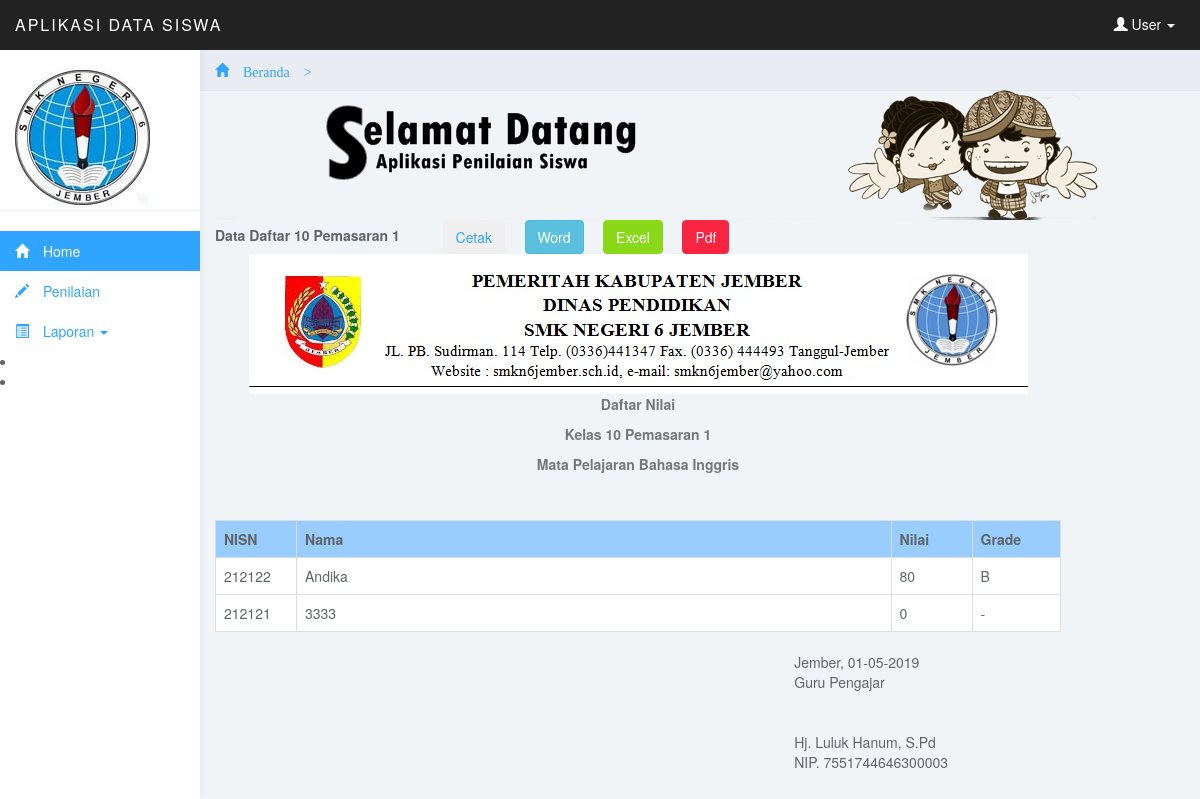
Screenshot of /admin/menu.php?page=lapordaftarnilai&kelas=K000000005&skkode=SK00000002 (signed in) with the database file from the repository.
### tables this page shows
CREATE TABLE IF NOT EXISTS `tb_kelas` (
  `kode_kelas` varchar(10) NOT NULL,
  `kompetensi_kode` char(10) NOT NULL,
  `kelas` varchar(100) NOT NULL,
  `nama_kelas` varchar(50) NOT NULL,
  PRIMARY KEY (`kode_kelas`)
);

CREATE TABLE IF NOT EXISTS `tb_standarkompetensi` (
  `sk_kode` char(10) NOT NULL,
  `guru_kode` char(10) NOT NULL,
  `kompetensi_kode` char(10) NOT NULL,
  `sk_nama` varchar(60) NOT NULL,
  `kelas` varchar(10) NOT NULL,
  `kkm` varchar(3) NOT NULL,
  PRIMARY KEY (`sk_kode`)
);

CREATE TABLE IF NOT EXISTS `tb_siswa` (
  `siswa_nisn` char(15) NOT NULL,
  `wali_id` char(10) NOT NULL,
  `kompetensi_kode` char(10) NOT NULL,
  `siswa_nama` varchar(30) NOT NULL,
  `siswa_alamat` varchar(50) NOT NULL,
  `siswa_tgllahir` varchar(100) NOT NULL,
  `siswa_foto` varchar(100) NOT NULL,
  `kode_kelas` varchar(10) NOT NULL,
  `password` varchar(15) NOT NULL,
  PRIMARY KEY (`siswa_nisn`)
);

CREATE TABLE IF NOT EXISTS `tb_nilai` (
  `siswa_nisn` char(15) NOT NULL,
  `sk_kode` char(10) NOT NULL,
  `nilai_angka` float NOT NULL,
  `nilai_huruf` varchar(1) NOT NULL
);

CREATE TABLE IF NOT EXISTS `tb_guru` (
  `guru_kode` char(10) NOT NULL,
  `kompetensi_kode` char(10) NOT NULL,
  `guru_nip` char(16) NOT NULL,
  `guru_nama` varchar(25) NOT NULL,
  `guru_alamat` varchar(50) NOT NULL,
  `guru_telpon` varchar(12) NOT NULL,
  `password` varchar(16) NOT NULL,
  PRIMARY KEY (`guru_kode`)
);

### admin/Data/laporan_nilai/laporan_daftar.php (the view, shortened to what this page needs)
<?php $kelas=$_GET['kelas'];$skkode=$_GET['skkode']; $h=mysql_query("select * from tb_kelas where kode_kelas='$kelas'"); $fg=mysql_fetch_array($h);
$h2=mysql_query("select * from tb_standarkompetensi where sk_kode='$skkode'"); $fg2=mysql_fetch_array($h2);
?>
<div class="table-header">
  <div class="nav-collapse"> <strong>Data Daftar <?php  echo $fg['nama_kelas']?>  &nbsp;&nbsp;&nbsp;&nbsp;&nbsp;&nbsp;&nbsp;&nbsp;&nbsp;</strong> <a target="_blank" href="Data/laporan_nilai/laporan_daftarcetak.php?kelas=<?php echo $kelas ?>&skkode=<?php echo $skkode ?>">
    <button type="submit" class="btn btn-inverse" name="btncari"><i class="icon-print"></i>Cetak</button>
  </a> &nbsp;&nbsp;&nbsp;
  <a target="_blank" href="Data/laporan_nilai/laporan_daftarword.php?kelas=<?php echo $kelas ?>&skkode=<?php echo $skkode ?>">
    <button type="submit" class="btn btn-info" name="btncari"><i class="icon-save"></i>Word</button>
  </a>&nbsp;&nbsp;&nbsp;
  <a target="_blank" href="Data/laporan_nilai/laporan_daftarexcel.php?kelas=<?php echo $kelas ?>&skkode=<?php echo $skkode ?>">
    <button type="submit" class="btn btn-success" name="btncari"><i class="icon-save"></i>Excel</button>
  </a>&nbsp;&nbsp;&nbsp;
  <a target="_blank" href="Data/laporan_nilai/laporan_daftarpdf.php?kelas=<?php echo $kelas ?>&skkode=<?php echo $skkode ?>">
    <button type="submit" class="btn btn-danger" name="btncari"><i class="icon-save"></i>Pdf</button>
  </a>
  </div>
</div>
<table width="846" border="0" >
  <tr>
    <td width="885" height="42"><div align="center" class="style3">
      <div align="center"><img src="kop.jpg" width="779" height="140" /><br>
        <p class="style4">Daftar Nilai </p>
        <p class="style4">Kelas <?php  echo $fg['nama_kelas']?> </p>
        <p class="style4">Mata Pelajaran <?php echo $fg2['sk_nama']?></p>
        <p>&nbsp;</p>
      </div>
    </div>
        <table width="821" border="0" align="center" class="table table-bordered table-hover">
          <tr>
            <td width="77" bgcolor="#99CCFF"><strong>NISN</strong></td>
            <td width="565" bgcolor="#99CCFF"><strong>Nama </strong></td>
            <td width="77" bgcolor="#99CCFF"><strong>Nilai</strong></td>
            <td width="84" bgcolor="#99CCFF"><strong>Grade</strong></td>
          </tr>
<?php $sql=mysql_query("select tb_siswa.*, tb_kelas.* from tb_siswa, tb_kelas where  tb_siswa.kode_kelas=tb_kelas.kode_kelas and tb_kelas.kode_kelas='$kelas'")or die (mysql_error()); while($tam=mysql_fetch_array($sql)){ ?>
          <tr>
            <td><?php echo $tam['siswa_nisn'] ?></td>
            <td><?php echo $tam['siswa_nama'] ?></td>
            <td><?php $skl=mysql_query("select tb_nilai.*, tb_standarkompetensi.* from tb_nilai, tb_standarkompetensi where tb_nilai.sk_kode=tb_standarkompetensi.sk_kode and tb_nilai.siswa_nisn='".$tam['siswa_nisn']."' and tb_standarkompetensi.sk_kode='".$_GET['skkode']."'") or die(mysql_error());  $df=mysql_fetch_array($skl);
			if($df['nilai_angka']<>""){ echo $df['nilai_angka']; }else{ echo "0";}
			?></td>
            <td><?php if($df['nilai_huruf']<>""){ echo $df['nilai_huruf']; }else{ echo "-"; }  ?></td>
          </tr><?php } ?>
      </table>    </td>
  </tr>
  <tr>
    <td height="42"><table width="840" border="0">
      <tr>
        <td width="81">&nbsp;</td>
        <td width="600">&nbsp;</td>
        <td width="285">Jember, <?php echo date('d-m-Y') ?></td>
      </tr>
      <tr>
        <td>&nbsp;</td>
        <td>&nbsp;</td>
        <td>Guru Pengajar </td>
      </tr>
      <tr>
        <td>&nbsp;</td>
        <td>&nbsp;</td>
        <td>&nbsp;</td>
      </tr>
      <tr>
        <td>&nbsp;</td>
        <td>&nbsp;</td>
        <td>&nbsp;</td>
      </tr>
      <tr>
        <td>&nbsp;</td>
        <td>&nbsp;</td>
        <td><?php $gf=mysql_query("select tb_standarkompetensi.*, tb_guru.* from tb_standarkompetensi, tb_guru where tb_standarkompetensi.guru_kode=tb_guru.guru_kode and tb_standarkompetensi.sk_kode='$skkode'") or die(mysql_error()); $fg=mysql_fetch_array($gf); echo $fg['guru_nama']?></td>
      </tr>
      <tr>
        <td>&nbsp;</td>
        <td>&nbsp;</td>
        <td>NIP. <?php echo $fg['guru_nip']; ?></td>
      </tr>
    </table></td>
  </tr>
</table>

### admin/css/styles.css (style rules this page uses)
body { background: #f1f4f7; padding-top: 50px; color: #5f6468; }
p { color: #777; }
a, a:hover, a:focus { color: #30a5ff; }
.btn-success, .btn-success:hover, .btn-success:focus, .btn-success:active, .btn-success.active, .open > .dropdown-toggle.btn-success, .btn-success.disabled, .btn-success[disabled], fieldset[disabled] .btn-success, .btn-success.disabled:hover, .btn-success[disabled]:hover, fieldset[disabled] .btn-success:hover, .btn-success.disabled:focus, .btn-success[disabled]:focus, fieldset[disabled] .btn-success:focus, .btn-success.disabled:active, .btn-success[disabled]:active, fieldset[disabled] .btn-success:active, .btn-success.disabled.active, .btn-success[disabled].active, fieldset[disabled] .btn-success.active { background-color: #8ad919; border-color: #8ad919; }
.btn-danger, .btn-danger:hover, .btn-danger:focus, .btn-danger:active, .btn-danger.active, .open > .dropdown-toggle.btn-danger, .btn-danger.disabled, .btn-danger[disabled], fieldset[disabled] .btn-danger, .btn-danger.disabled:hover, .btn-danger[disabled]:hover, fieldset[disabled] .btn-danger:hover, .btn-danger.disabled:focus, .btn-danger[disabled]:focus, fieldset[disabled] .btn-danger:focus, .btn-danger.disabled:active, .btn-danger[disabled]:active, fieldset[disabled] .btn-danger:active, .btn-danger.disabled.active, .btn-danger[disabled].active, fieldset[disabled] .btn-danger.active { background-color: #f9243f; border-color: #f9243f; }
.table { background: #fff; }

### admin/Data/laporan_nilai/laporan_daftar.php (style rules this page uses)
.style4 { font-size: 14px }

### rows the page displays
tb_kelas: nama_kelas "10 Pemasaran 1"
tb_standarkompetensi: sk_nama "Bahasa Inggris", tb_guru.guru_nama "Hj. Luluk Hanum, S.Pd", tb_guru.guru_nip "7551744646300003"
tb_siswa: siswa_nisn "212122", siswa_nama "Andika", tb_nilai.nilai_angka "80", tb_nilai.nilai_huruf "B"
tb_siswa: siswa_nisn "212121", siswa_nama "3333", shows "0"
